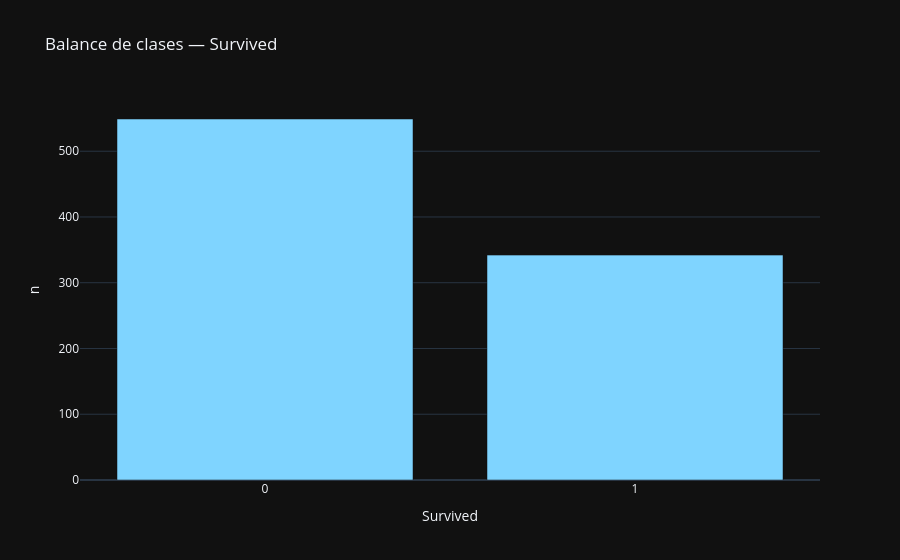

Source (notebook cell):
### Code cell
# 2.3 Variable objetivo
TARGET = "Survived"
if TARGET and TARGET in df.columns:
    if "clasificacion" == 'regresion':
        display(df[TARGET].describe().to_frame())
        px.histogram(df, x=TARGET, nbins=40, title=f'Distribución de {TARGET}').show()
    else:
        vc = df[TARGET].value_counts(dropna=False)
        display(pd.DataFrame({'n': vc, '%': (vc/len(df)*100).round(2)}))
        px.bar(x=vc.index.astype(str), y=vc.values, labels={'x': TARGET, 'y': 'n'},
               title=f'Balance de clases — {TARGET}').show()
        imb = vc.min()/vc.max()
        print(f'Ratio min/max de clases: {imb:.2f}' + ('  ⚠️ desbalanceado' if imb < 0.4 else ''))
else:
    print('Sin target supervisado en esta etapa.')

### Figure 1 — Plotly figure (JSON) as saved in the notebook; plotly's stock layout.template omitted (floating-point values rounded to 4 significant figures)
{"data": [{"hovertemplate": "Survived=%{x}<br>n=%{y}<extra></extra>", "legendgroup": "", "marker": {"color": "#7fd4ff", "pattern": {"shape": ""}}, "name": "", "orientation": "v", "showlegend": false, "textposition": "auto", "type": "bar", "x": ["0", "1"], "xaxis": "x", "y": [549, 342], "yaxis": "y"}], "layout": {"barmode": "relative", "legend": {"tracegroupgap": 0}, "title": {"text": "Balance de clases — Survived"}, "xaxis": {"anchor": "y", "domain": [0.0, 1.0], "title": {"text": "Survived"}}, "yaxis": {"anchor": "x", "domain": [0.0, 1.0], "title": {"text": "n"}}}}
